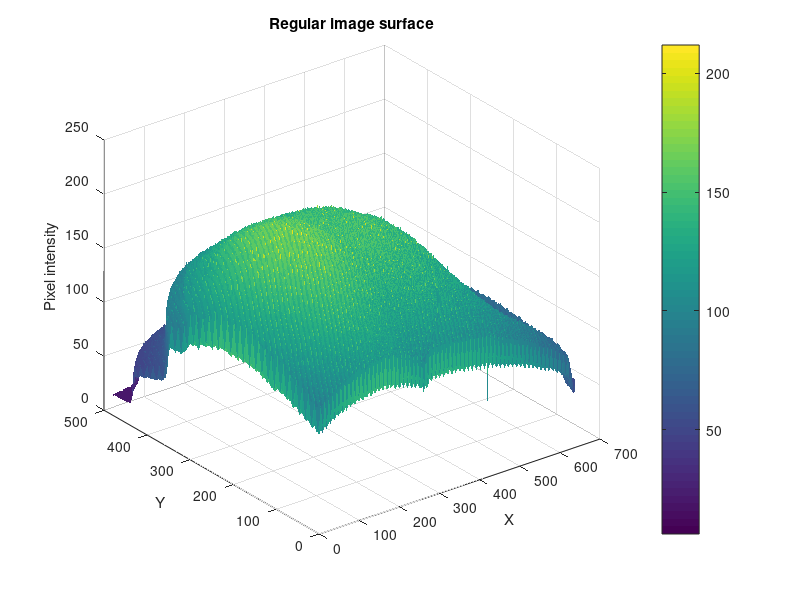
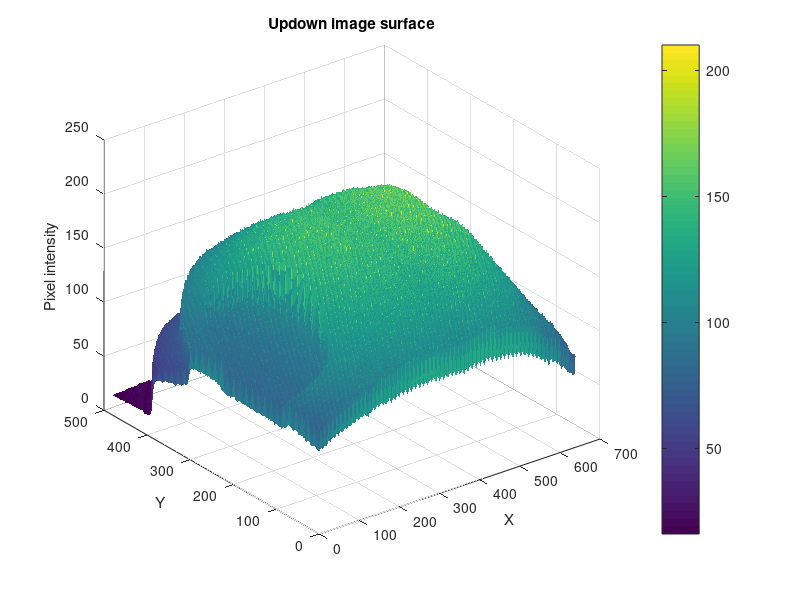
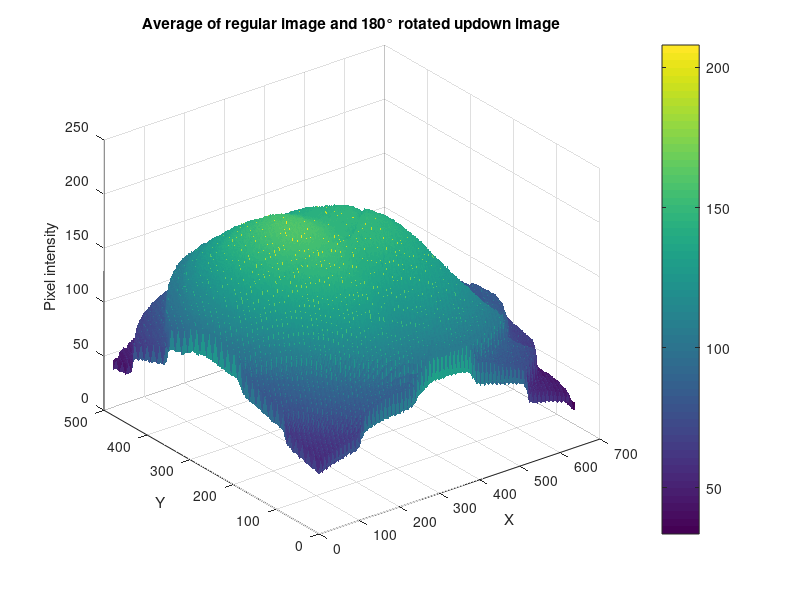
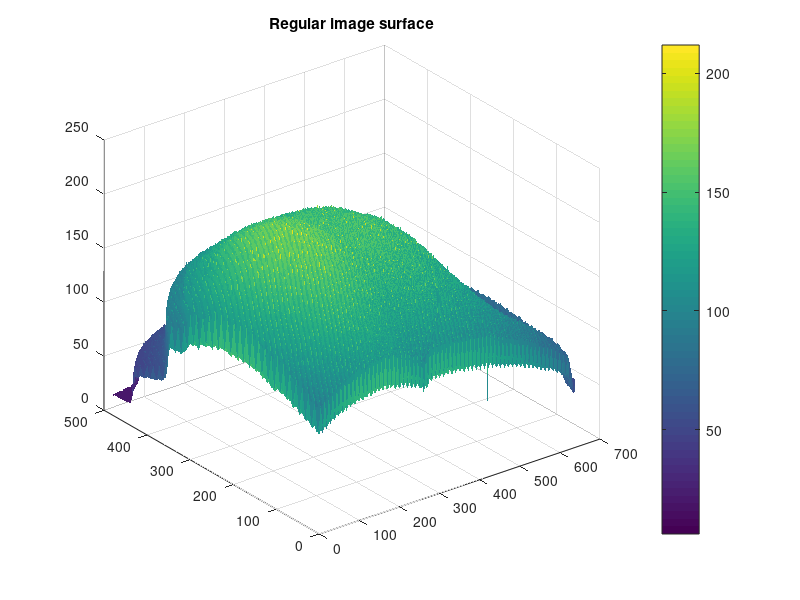

These charts were generated, in order, by the following MATLAB code: (Note: this script raises an error after producing the figures.)
%% SurfacePlotsFF.m
% The code below creates 3D surface plots for each original image taken
% inside the integrating sphere, as well as for the average of these
% images. 

% Load .mat files (FIRST PAIR OF IMAGES)
% A = load('reg_sophia_world_frame.mat');
% B = load('updown_sophia_world_frame.mat');

% Load .mat files (SECOND PAIR OF IMAGES)
A = load('regularRotation.mat');
B = load('invertedRotation.mat');

Ireg = double(A.image);
Iup  = double(B.image);

% 3D surface plot for each original image
figure
surf(Ireg, 'EdgeColor', 'none')
title('Regular image surface')
xlabel('X'); ylabel('Y'); zlabel('Pixel intensity')
view(3); colorbar

figure
surf(Iup, 'EdgeColor', 'none')
title('Updown image surface')
xlabel('X'); ylabel('Y'); zlabel('Pixel intensity')
view(3); colorbar

% Rotate one image 180 degrees
Iup_rot = rot90(Iup, 2);

% Average rotated image with the other image
Iavg = (Ireg + Iup_rot) / 2;

% 3D surface plot of average image
figure
surf(Iavg, 'EdgeColor', 'none')
title('Average of regular image and 180° rotated updown image')
xlabel('X'); ylabel('Y'); zlabel('Pixel intensity')
view(3); colorbar

%% SurfacePlotsFF_NaNAwareAverage.m
% The code prompts the user to draw a mask of the obstructing baffle object 
% in each provided image. A NaN mask corresponding to the identified location
% is applied to both images before creating an average, like done so above.

clear; close all; clc

% A = load('reg_sophia_world_frame.mat');
% B = load('updown_sophia_world_frame.mat');

A = load('regularRotation.mat');
B = load('invertedRotation.mat');

Ireg = double(A.image);
Iup  = double(B.image);

% Plot original images
figure
surf(Ireg, 'EdgeColor', 'none')
title('Regular image surface')
view(3); colorbar

figure
surf(Iup, 'EdgeColor', 'none')
title('Updown image surface')
view(3); colorbar

% Draw baffle mask on regular image
figure
imshow(Ireg, [])
title('Draw baffle in regular image')
roi1 = drawfreehand;
mask_reg = createMask(roi1);

% Draw baffle mask on updown image BEFORE rotation
figure
imshow(Iup, [])
title('Draw baffle in updown image before rotation')
roi2 = drawfreehand;
mask_up = createMask(roi2);

% NaN out baffles
Ireg_nan = Ireg;
Iup_nan = Iup;

Ireg_nan(mask_reg) = NaN;
Iup_nan(mask_up) = NaN;

% Rotate updown image after masking
Iup_nan_rot = rot90(Iup_nan, 2);

% NaN-aware average across images
stack = cat(3, Ireg_nan, Iup_nan_rot);
Iavg_nan = mean(stack, 3, 'omitnan');

% Plot NaN-aware average
figure
imagesc(Iavg_nan)
axis image
colorbar
title('NaN-aware average')

figure
surf(Iavg_nan, 'EdgeColor', 'none')
title('NaN-aware average surface')
view(3); colorbar

% COMPARE IMAGES
figure

subplot(1,2,1)
imagesc(Ireg)
axis image
colorbar
title('Regular')

subplot(1,2,2)
imagesc(Iup)
axis image
colorbar
title('UpDown')



% %% SurfacePlotsBaffleMaskFIRST
% 
% % Load both .mat files
% A = load('reg_sophia_world_frame.mat');
% B = load('updown_sophia_world_frame.mat');
% 
% Ireg = double(A.image);
% Iup  = double(B.image);
% 
% % Draw baffle mask on regular image
% figure; imshow(Ireg, [])
% title('Draw baffle in regular image')
% roi1 = drawfreehand;
% mask_reg = createMask(roi1);
% 
% % Draw baffle mask on updown image BEFORE rotating
% figure; imshow(Iup, [])
% title('Draw baffle in updown image BEFORE rotation')
% roi2 = drawfreehand;
% mask_up = createMask(roi2);
% 
% % NaN out baffles first
% Ireg_nan = Ireg;
% Iup_nan  = Iup;
% 
% Ireg_nan(mask_reg) = NaN;
% Iup_nan(mask_up)   = NaN;
% 
% % Now rotate the updown image and its NaN mask/data
% Iup_nan_rot = rot90(Iup_nan, 2);
% 
% % NaN-aware average
% stack = cat(3, Ireg_nan, Iup_nan_rot);
% Iavg_nan = mean(stack, 3, 'omitnan');
% 
% % Plot
% figure
% imagesc(Iavg_nan)
% axis image
% colorbar
% title('NaN-aware average after masking baffles first')
% 
% figure
% surf(Iavg_nan, 'EdgeColor', 'none')
% view(3)
% colorbar
% title('NaN-aware average surface')
% 
% %% SurfacePlotsBaffleMaskLAST
% 
% % Load both .mat files
% A = load('reg_sophia_world_frame.mat');
% B = load('updown_sophia_world_frame.mat');
% 
% Ireg = double(A.image);
% Iup  = double(B.image);
% 
% % Manually mask baffle/sliver in the averaged image
% figure
% imshow(Iavg, [])
% title('Draw around remaining baffle/sliver in averaged image')
% roi = drawfreehand;
% mask_avg = createMask(roi);
% 
% Iavg_cut = Iavg;
% Iavg_cut(mask_avg) = NaN;
% 
% % Plot top-down
% figure
% imagesc(Iavg_cut)
% axis image
% colorbar
% title('Averaged image with baffle removed last')
% 
% % Plot surface
% figure
% surf(Iavg_cut, 'EdgeColor', 'none')
% view(3)
% colorbar
% title('Surface after removing baffle from averaged image')
% 
